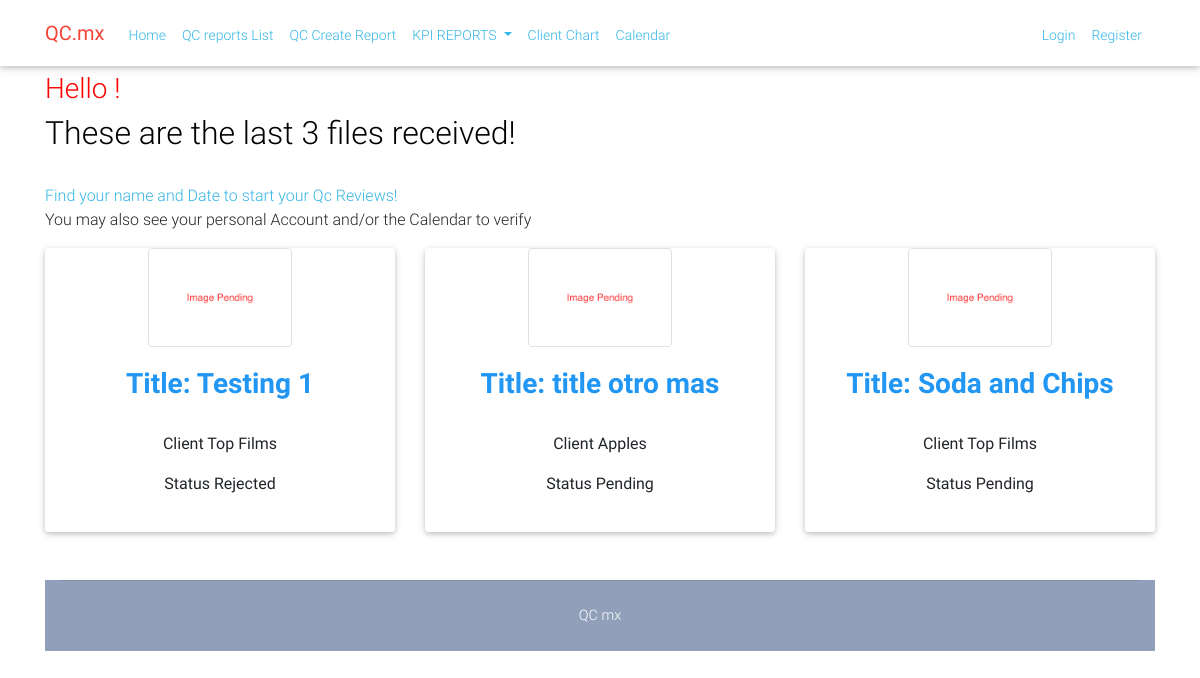
The page / on the database its author committed.
### qcrep/models.py (models this page shows, shortened)
class Qcreport(models.Model):
    Result = (
        ('Approved', 'Approved'),
        ('Rejected', 'Rejected'),
        ('Pending', 'Pending'),
    )
    Fps = (
        ('Pending', 'Pending'),
        ('23.98P', '23.98 Progressive'),
        ('23.98I', '23.98 Interlaced'),
        ('29.97P', '29.97 Progressive'),
        ('29.97I', '29.97 Interlaced'),
        ('25P', '25 Progressive'),
        ('25I', '25 Interlaced'),
        ('24P', '24 Progressive'),
        ('59.94I', '59.94I'),
    )
    Reject = (
        ('Pending', 'Pending'),
        ('MB', 'Macroblocks'),
        ('IF', 'Inverted Fields'),
        ('BF', 'Blended Fields'),
        ('BM', 'Broken Media'),
        ('VBI', 'VBI Line'),
        ('Sync', 'Out of sync'),
        ('RG', 'Red or Green Frames'),
        ('FF', 'Frezzed Frames'),
        ('RF', 'Repeated Frames'),
        ('AF', 'Artifacts'),
        ('SA', 'Saturated Audio'),
        ('WAM', 'Audio does not belong to media'),
        ('AN', 'Audio Noise'),
        ('Drop', 'Audio/Video Drop Out'),
        ('BR', 'Low Bit Rate'),
        ('VS', 'Video out or range or Standards'),
        ('None', 'None'),
    )
    MissElements = (
        ('MovieTitle', 'Movie Title'),
        ('Initial Credits', 'Initial Credits'),
        ('Final Roller', 'Final Roller'),
        ('Ep Num', 'Episode Number'),
        ('None', 'None'),
        ('Pending', 'Pending'),
    )
    title = models.CharField(max_length=100)
    client = models.CharField(max_length=100)
    filename = models.CharField(max_length=100)
    status = models.CharField(max_length=100, default='Pending', choices = Result)
    aspect = models.CharField(max_length=100, default='Pending')
    codec = models.CharField(max_length=100, default='Pending')
    bit = models.CharField(max_length=100, default='Pending')
    resolution = models.CharField(max_length=100, default='Pending')
    date_posted = models.DateTimeField(default=timezone.now)
    qc_duedate = models.DateTimeField(default=timezone.now, blank=True)
    conmments = models.TextField(default='Pending')
    author = models.ForeignKey(User, default='None', on_delete=models.CASCADE)
    image = models.ImageField(default='image_penging.png', upload_to='qcreports_pics')
    framesPerSecond = models.CharField(max_length=100, default='Pending', choices = Fps)
    tecreject = models.CharField(max_length=100, default='Pending', choices = Reject)
    missing_elements = models.CharField(max_length=100, default='Pending', choices = MissElements)

### qcrep/views.py (the view)
# urls.py: path('', views.home, name='qcrep-home'),
def home (request):
    context = {
        'qcreports': Qcreport.objects.all().order_by('-id')[:3]
    }
    return render (request, 'qcrep/home.html', context)

### qcrep/templates/qcrep/home.html (shortened to what this page needs)
{% extends "qcrep/base.html" %}
{% block content %}
<br><br><br>
<div class="container">
    <h3 style="color: red">Hello {{ user.username }}!</h3>
    <h2 style="color: black">These are the last 3 files received!</h2><br>
    <a href="/qcreport">Find your name and Date to start your Qc Reviews! </a><br>
    <p>You may also see your personal Account and/or the Calendar to verify</p>
<section class="text-center mb-4">
        <div class="row wow fadeIn">
          {% for qcreport in qcreports %}
          <div class="col-lg-4 col-md-6 mb-4">
            <div class="card" >
              <div class="view overlay" >
                <center><img src="/static/{{ qcreport.image.url }}" class="img-thumbnail" width="144px" height="96px"alt="movie image"></center>
              </div>
              <div class="card-body text-center">
                <h3 class="font-weight-bold blue-text">
                        <strong>Title: {{ qcreport.title }}</strong></h3><br>
                        <p>Client {{ qcreport.client }}</p>
                        <p>Status {{ qcreport.status }}</p>
              </div>
            </div>
          </div>
          {% endfor %}
      </section>
{% endblock content %}

### qcrep/templates/qcrep/base.html (shortened to what this page needs)
{% load static %}
<!DOCTYPE html>
<html lang="en">
<head>
    <link rel="stylesheet" href="https://maxcdn.bootstrapcdn.com/bootstrap/4.0.0/css/bootstrap.min.css">
    <link rel="stylesheet" href="https://use.fontawesome.com/releases/v5.8.1/css/all.css">
    <link href="{% static 'css/bootstrap.min.css' %}" rel="stylesheet">
    <link href="{% static 'css/mdb.min.css' %}" rel="stylesheet">
    <link href="{% static 'css/style.min.css' %}" rel="stylesheet">
    <link rel="stylesheet" type="text/css" href="{% static 'styles.css' %}">
    <link rel="stylesheet" href="https://cdnjs.cloudflare.com/ajax/libs/Chart.js/2.8.0/Chart.min.css" />
</head>
<nav class="navbar fixed-top navbar-expand-lg navbar wow scrolling-navbar">
        <div class="container">
          <a class="navbar-brand waves-effect" href="/">
            <strong class="red-text">QC.mx</strong>
          </a>
          <div class="collapse navbar-collapse" id="navbarSupportedContent">
            <ul class="navbar-nav mr-auto">
              <li class="nav-item active">
                <a class="nav-link waves-effect" href="{% url "qcrep-home" %}">Home
                </a>
              </li>
                <li class="nav-item active">
                  <a class="nav-link waves-effect" href="{% url "qcrep-qcreport_list" %}">QC reports List
                  </a>
                </li>
                <li class="nav-item active">
                  <a class="nav-link waves-effect" href="{% url "qcrep-qcreports_form" %}">QC Create Report
                  </a>
                </li>
                  <li class="nav-item dropdown">
                      <a class="nav-link dropdown-toggle" href="{% url "qcrep-user_reports" %}" id="navbarDropdown" role="button" data-toggle="dropdown" aria-haspopup="true" aria-expanded="false">
                        KPI REPORTS
                      </a>
                    </li>
                    <li class="nav-item active">
                        <a class="nav-link waves-effect" href="{% url "qcrep-client" %}">Client Chart
                        </a>
                      </li>
                      <li class="nav-item active">
                          <a class="nav-link waves-effect" href="{% url "qcrep-calendar" %}">Calendar
                          </a>
                        </li>
            </ul>
      <ul class="navbar-nav nav-flex-icons">
          {% if request.user.is_authenticated %}
          <li><img src="/static/{{ user.profile.image.url }}" width="35px" height="35px" class="circle"></li>
          <li class="nav-item">
              <a class="nav-link waves-effect" href="{% url "profile" %}">
                <span class="clearfix d-none d-sm-inline-block"> Profile </span>
              </a>
            </li>
          <li class="nav-item">
            <a class="nav-link waves-effect" href="{% url "logout" %}">
              <span class="clearfix d-none d-sm-inline-block"> Logout </span>
            </a>
          </li>
          {% else %}
          <li class="nav-item">
            <a class="nav-link waves-effect" href="{% url "login" %}">
              <span class="clearfix d-none d-sm-inline-block"> Login </span>
            </a>
          </li>
          <li class="nav-item">
            <a class="nav-link waves-effect" href="{% url "register" %}">
              <span class="clearfix d-none d-sm-inline-block"> Register </span>
            </a>
          </li>
          {% endif %}
        </ul>
          </div>
        </div>
      </nav>
<body>
    {% block content %}
    {% endblock content %}
    <footer class="page-footer text-center font-small mt-4 wow fadeIn">
        <div class="container">
            <span class="text-white">
                <hr class="my-4">
                <div class="pb-4">
                    <span class="text-white">
                            <a href="#" target="_blank"> QC mx </a>
                    </span>
                </div>
            </span>
        </div>
    </footer>
</body>
</html>

### static/styles.css (style rules this page uses)
ul { height: 100%; padding: 5px 5px 0px 5px; font-size: 14px; }
a { color: #33b5e5; }

### rows shown on the page
Qcreport: image (picture), title "Testing 1", client "Top Films", status "Rejected"
Qcreport: image (picture), title "title otro mas", client "Apples", status "Pending"
Qcreport: image (picture), title "Soda and Chips", client "Top Films", status "Pending"
